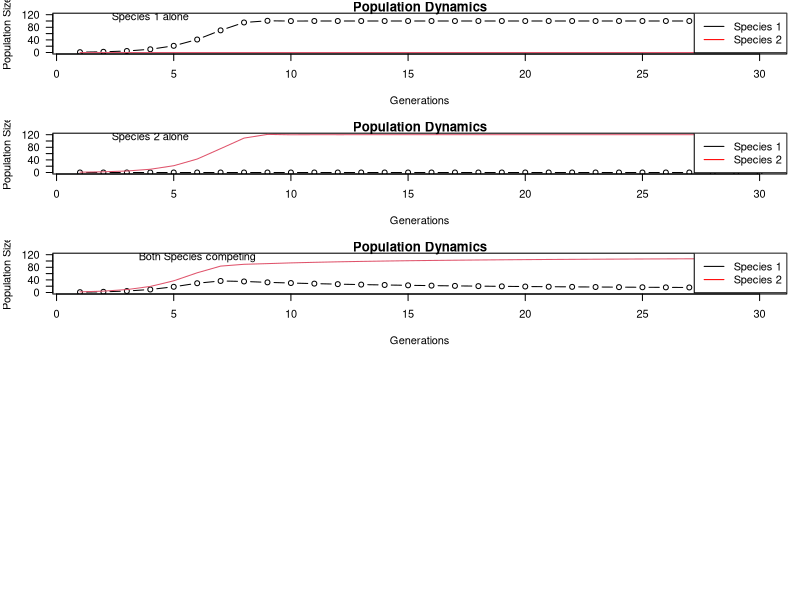

The R script that drew this image: (Note: this script raises an error after producing the figure.)
############################################
###
############################################
# install.packages("Cairo")
library(ggplot2)
library(gganimate)
library(reshape2)
rm(list=ls())

################
### create dir
gif_dir<- "C://ocean5098//06-gif_practice"
if (dir.exists(gif_dir) == FALSE)
{
  dir.create(gif_dir)
}
################
### Define the growth function
grow <- function(start_1, start_2) {
  num_gen <- 30  # Number of generations
  N1 <- numeric(num_gen)  # Initialize N1
  N2 <- numeric(num_gen)  # Initialize N2
  generation <- 1:num_gen  # Generation labels
  growth.rate <- 1.2  # Growth rate
  K1 <- 100  # Carrying capacity for species 1
  K2 <- 120  # Carrying capacity for species 2
  a12 <- 0.8  # Competition coefficient for sqecies 1
  a21 <- 0.8  # Competition coefficient for sqecies 2
  
  N1[1] <- start_1  # Initialize population of species 1
  N2[1] <- start_2  # Initialize population of species 2
  
  for (i in 2:num_gen) {
    N1[i] <- N1[i-1] + (growth.rate * N1[i-1] * (K1 - N1[i-1] - (a12 * N2[i-1])) / K1)
    N2[i] <- N2[i-1] + (growth.rate * N2[i-1] * (K2 - N2[i-1] - (a21 * N1[i-1])) / K2)
  }
  
  # plot
  plot(generation, N1, type = "b", ylim = c(0, max(K1, K2)), ylab = "Population Size", xlab = "Generations", main = "Population Dynamics")
  lines(generation, N2, col = 2)  # Add species 2's curve
  legend("topright", legend = c("Species 1", "Species 2"), col = c("black", "red"), lty = 1)
}
dev.new(width = 10, height = 7)
par(mar=c(5,4,1,1),mfrow=c(5,1),las=1)
grow(1,0)
text(4,110,"Species 1 alone")
grow(0,1)
text(4,110,"Species 2 alone")
grow(1,2)
text(6,110,"Both Species competing")

############################################
### make anime
############################################
### Define the growth function
grow <- function(start_1, start_2) {
  num_gen <- 30  # Number of generations
  N1 <- numeric(num_gen)  # Initialize N1
  N2 <- numeric(num_gen)  # Initialize N2
  generation <- 1:num_gen  # Generation labels
  growth.rate <- 1.2  # Growth rate
  K1 <- 100  # Carrying capacity for species 1
  K2 <- 120  # Carrying capacity for species 2
  a12 <- 0.8  # Competition coefficient for sqecies 1
  a21 <- 0.8  # Competition coefficient for sqecies 2
  
  N1[1] <- start_1  # Initialize population of species 1
  N2[1] <- start_2  # Initialize population of species 2
  
  for (i in 2:num_gen) {
    N1[i] <- N1[i-1] + (growth.rate * N1[i-1] * (K1 - N1[i-1] - (a12 * N2[i-1])) / K1)
    N2[i] <- N2[i-1] + (growth.rate * N2[i-1] * (K2 - N2[i-1] - (a21 * N1[i-1])) / K2)
  }
  
  # return
  return(data.frame(Generation = 1:num_gen, N1 = N1, N2 = N2))
}

# Collect data for different scenarios
data_alone1 <- grow(10, 0)
data_alone2 <- grow(0, 10)
data_competing <- grow(10, 10)

# Combine data into one data frame
data_alone1$Scenario <- "Species 1 Alone"
data_alone2$Scenario <- "Species 2 Alone"
data_competing$Scenario <- "Both Species Competing"

# Combine all scenarios into one data frame
combined_data <- rbind(data_alone1, data_alone2, data_competing)

# Reshape for ggplot
data_long <- melt(combined_data, id.vars = c("Generation", "Scenario"), 
                  variable.name = "Species", 
                  value.name = "Population")

# Create the animation
p <- ggplot(data_long, aes(x = Generation, y = Population, color = Species)) +
  geom_line(size = 1.2) +
  labs(title = 'Population Dynamics: {frame_time}', 
       x = 'Generations', 
       y = 'Population Size') +
  transition_time(Generation) +
  ease_aes('linear') +
  facet_wrap(~ Scenario) +  # Create separate plots for each scenario
  theme_minimal() + 
  scale_color_manual(values = c("blue", "red"), labels = c("Species 1", "Species 2"))

# Save the animation as a GIF
anim <- animate(p, nframes = 30, fps = 10, width = 800, height = 600)
anim_save(file.path(gif_dir,"population_dynamics_animation.gif"), animation = anim)
